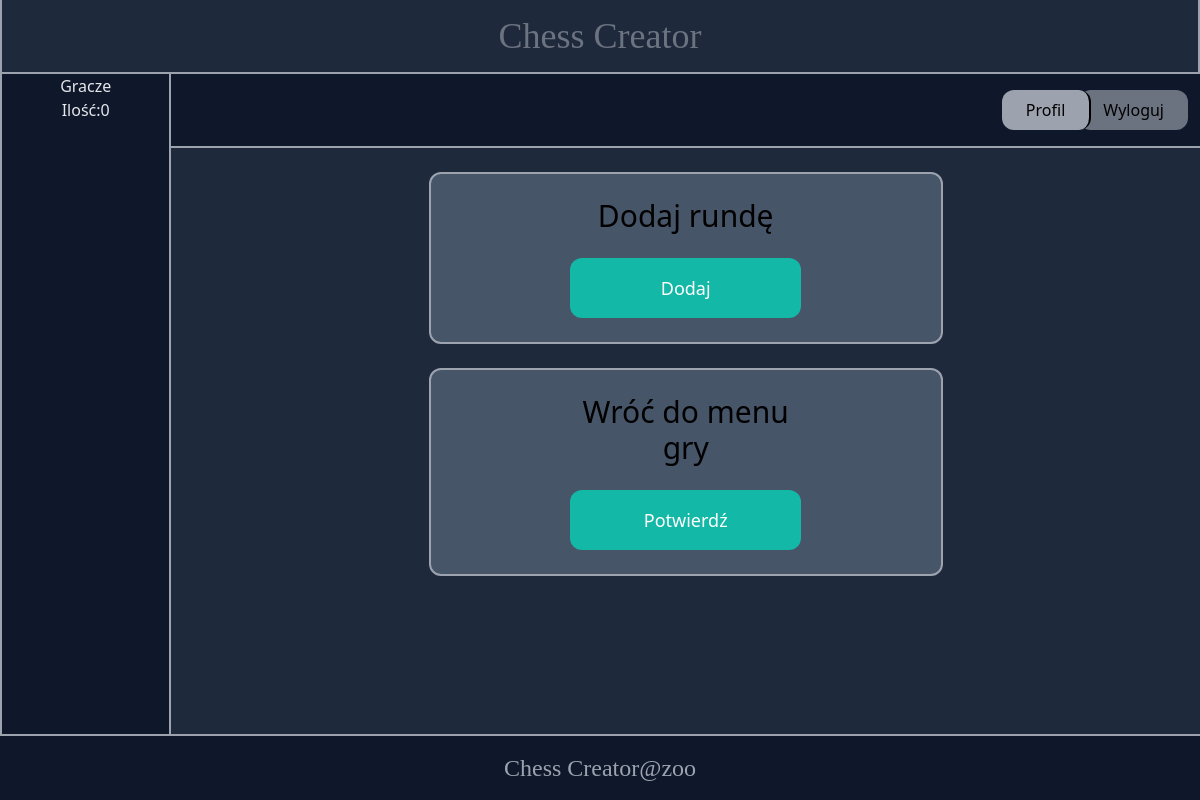
The page /chess/game/5 (signed in) on the database as committed earlier.
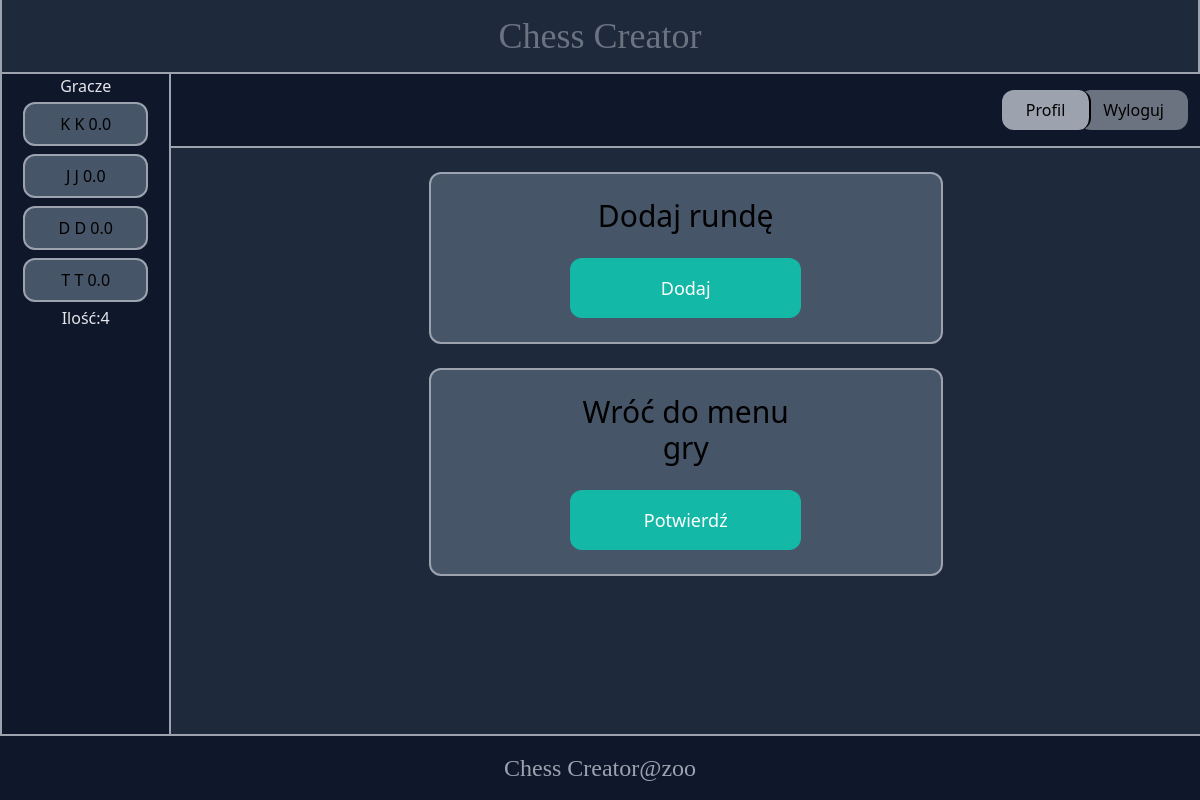
The same page on the database as committed later.
### chesstour/models.py (models this page shows, shortened)
class Chess_Player(models.Model):
    name = models.CharField(max_length=50)
    surname = models.CharField(max_length=50)
    username = models.CharField(max_length=50)
    rating = models.FloatField(default=0)
    birth_date = models.DateField(null=True, blank=True)
    tournament = models.ForeignKey(Chess_Tournament, on_delete=models.CASCADE)
    white_games = models.IntegerField(default=0)
    class Meta:
        ordering = ('name',)

### chesstour/views.py (the view)
# urls.py: path('game/<int:pk>', views.game, name='game'),
@login_required
def game(request, pk):
    tournament = Chess_Tournament.objects.get(pk=pk)
    if tournament.created_by != request.user:
        return redirect('core:manage')
    games = Chess_Game.objects.filter(tournament=tournament)
    players = Chess_Player.objects.filter(tournament=tournament).order_by('-rating')
    return render(request, 'chesstour/game.html', {'tournament': tournament, 'games': games, 'players': players})

### chesstour/templates/chesstour/game.html (shortened to what this page needs)
{% extends 'core/base.html' %}
{% block sidebar %}
    <div class="flex flex-col text-center">
        <h1 class="text-gray-200 test-xl">Gracze</h1>
        {% for player in players %}
        <a href="{%url 'chesstour:manage_players' pk=tournament.id spk=player.id %}" class="w-3/4 my-1 p-2 mx-auto bg-slate-600 rounded-xl border-gray-400 border-2">
            <div>
                {{player.name|capfirst}}
                {{player.surname|capfirst}}
                {{player.rating}}
            </div>
        </a>
        {% endfor %}
        <h1 class="text-gray-200">Ilość:{{players|length}}</h1>
    </div>
{% endblock %}
{% block content %}
<div class="w-1/2 my-6 mx-auto p-6 bg-slate-600 rounded-xl border-gray-400 border-2">
    <div class="justify-center flex flex-col mx-auto w-1/2">
        <h1 class="mb-6 text-3xl text-center">Dodaj rundę</h1>
        <a href="{% url 'chesstour:edit_game' tournament.id %}" class="py-4 px-8 text-lg rounded-xl bg-teal-500 hover:bg-teal-700 text-white text-center" name="tournament_form">Dodaj</a>
    </div>
</div>
<div class="w-1/2 my-6 mx-auto p-6 bg-slate-600 rounded-xl border-gray-400 border-2">
    <div class="justify-center flex flex-col mx-auto w-1/2">
        <h1 class="mb-6 text-3xl text-center">Wróć do menu gry</h1>
        <a href="{% url 'chesstour:edit' tournament.id %}" class="py-4 px-8 text-lg rounded-xl bg-teal-500 hover:bg-teal-700 text-white text-center" name="tournament_form">Potwierdź</a>
    </div>
</div>
{% endblock %}

### core/templates/core/base.html (shortened to what this page needs)
<!doctype html>
<html>
    <head>
        <script src="https://cdn.tailwindcss.com"></script>
    </head>
    <body class="bg-slate-700 flex flex-col min-h-screen ">
        <div class="text-center text-4xl bg-slate-800 py-4 flex  border-b-2 border-l-2 border-r-2 border-gray-400">
            <div class="flex-1 font-serif">
                <a href="{%url 'core:home'%}" class="text-gray-500">Chess Creator</a>
            </div>
        </div>
        <div class="grid grid-cols-7 flex-grow">
            <div class="col-span-1 bg-slate-900 h-min-screen overflow-auto border-r-2 border-gray-400 border-l-2" >
                {%block sidebar%}
                {%endblock%}
            </div>
            <div class="col-span-6 bg-slate-800 h-min-screen overflow-auto">
                {%if request.user.is_authenticated%}
                    <div class="bg-slate-900 py-4 flex border-b-2 border-gray-400 justify-end">
                        <a href="" class="flex rounded-xl py-2 px-6 border-r-2 border-black h-full items-center bg-gray-400 relative z-10 hover:bg-gray-600">Profil</a>
                        <a href="{% url 'core:logout' %}" class="flex rounded-xl py-2 px-6 -ml-3 mr-3 h-full items-center bg-gray-500 hover:bg-gray-700">Wyloguj</a>
                    </div>
                {%endif%}
                {%block content%}
                {%endblock%}
            </div>
        </div>
        <footer class="col-span-7 text-center text-2xl bg-slate-900 py-4 border-t-2 border-gray-400 mt-auto">
            <div class="font-serif">
                <a href="{% url 'core:home' %}" class="text-gray-400">Chess Creator@zoo</a>
            </div>
        </footer>
    </body>
</html>

Rows that differ between the two databases and show on the page:
added Chess_Player: name "K", surname "K", rating "0.0"
added Chess_Player: name "J", surname "J", rating "0.0"
added Chess_Player: name "D", surname "D", rating "0.0"
added Chess_Player: name "T", surname "T", rating "0.0"
Other text that changed with them:
{{ players|length }}: "0" → "4"
